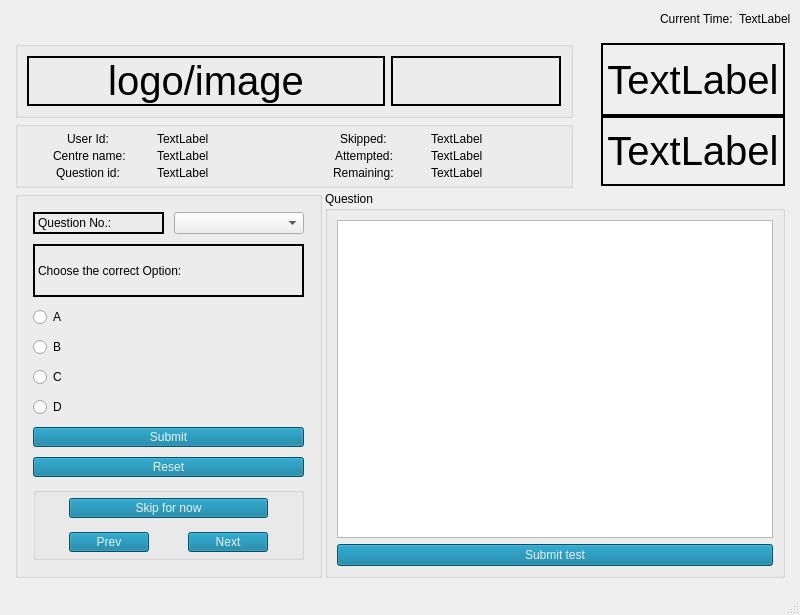
<?xml version="1.0" encoding="UTF-8"?>
<ui version="4.0">
 <class>test</class>
 <widget class="QMainWindow" name="test">
  <property name="geometry">
   <rect>
    <x>0</x>
    <y>0</y>
    <width>800</width>
    <height>615</height>
   </rect>
  </property>
  <property name="windowTitle">
   <string>MainWindow</string>
  </property>
  <widget class="QWidget" name="centralwidget">
   <layout class="QGridLayout" name="gridLayout_2">
    <item row="0" column="0">
     <layout class="QHBoxLayout" name="horizontalLayout_12">
      <item>
       <spacer name="horizontalSpacer">
        <property name="orientation">
         <enum>Qt::Horizontal</enum>
        </property>
        <property name="sizeHint" stdset="0">
         <size>
          <width>40</width>
          <height>20</height>
         </size>
        </property>
       </spacer>
      </item>
      <item>
       <widget class="QLabel" name="label_6">
        <property name="text">
         <string>Current Time:</string>
        </property>
       </widget>
      </item>
      <item>
       <widget class="QLabel" name="label_3">
        <property name="text">
         <string>TextLabel</string>
        </property>
       </widget>
      </item>
     </layout>
    </item>
    <item row="1" column="0">
     <widget class="QFrame" name="frame">
      <layout class="QVBoxLayout" name="verticalLayout">
       <property name="spacing">
        <number>3</number>
       </property>
       <property name="leftMargin">
        <number>6</number>
       </property>
       <property name="topMargin">
        <number>6</number>
       </property>
       <property name="rightMargin">
        <number>6</number>
       </property>
       <property name="bottomMargin">
        <number>6</number>
       </property>
       <item>
        <layout class="QVBoxLayout" name="verticalLayout_10">
         <item>
          <layout class="QHBoxLayout" name="horizontalLayout_4">
           <item>
            <layout class="QVBoxLayout" name="verticalLayout_9">
             <item>
              <widget class="QGroupBox" name="groupBox">
               <layout class="QHBoxLayout" name="horizontalLayout_5">
                <item>
                 <widget class="QLabel" name="label_time_3">
                  <property name="maximumSize">
                   <size>
                    <width>16777202</width>
                    <height>16777215</height>
                   </size>
                  </property>
                  <property name="styleSheet">
                   <string notr="true">font-size:  40px;</string>
                  </property>
                  <property name="frameShape">
                   <enum>QFrame::WinPanel</enum>
                  </property>
                  <property name="text">
                   <string>logo/image</string>
                  </property>
                  <property name="alignment">
                   <set>Qt::AlignCenter</set>
                  </property>
                 </widget>
                </item>
                <item>
                 <widget class="QLabel" name="label_time">
                  <property name="maximumSize">
                   <size>
                    <width>170</width>
                    <height>16777215</height>
                   </size>
                  </property>
                  <property name="styleSheet">
                   <string notr="true">font-size:  30px;</string>
                  </property>
                  <property name="frameShape">
                   <enum>QFrame::WinPanel</enum>
                  </property>
                  <property name="alignment">
                   <set>Qt::AlignCenter</set>
                  </property>
                 </widget>
                </item>
               </layout>
              </widget>
             </item>
             <item>
              <widget class="QGroupBox" name="groupBox_2">
               <property name="styleSheet">
                <string notr="true">border-color: white;</string>
               </property>
               <layout class="QGridLayout" name="gridLayout_5">
                <property name="sizeConstraint">
                 <enum>QLayout::SetMinimumSize</enum>
                </property>
                <property name="leftMargin">
                 <number>5</number>
                </property>
                <property name="topMargin">
                 <number>5</number>
                </property>
                <property name="rightMargin">
                 <number>5</number>
                </property>
                <property name="bottomMargin">
                 <number>5</number>
                </property>
                <property name="horizontalSpacing">
                 <number>6</number>
                </property>
                <property name="verticalSpacing">
                 <number>3</number>
                </property>
                <item row="1" column="0">
                 <layout class="QHBoxLayout" name="horizontalLayout_7">
                  <item alignment="Qt::AlignHCenter|Qt::AlignVCenter">
                   <widget class="QLabel" name="label_4">
                    <property name="frameShape">
                     <enum>QFrame::NoFrame</enum>
                    </property>
                    <property name="text">
                     <string>Centre name:</string>
                    </property>
                   </widget>
                  </item>
                  <item>
                   <widget class="QLabel" name="label_10">
                    <property name="text">
                     <string>TextLabel</string>
                    </property>
                   </widget>
                  </item>
                 </layout>
                </item>
                <item row="1" column="1">
                 <layout class="QHBoxLayout" name="horizontalLayout_10">
                  <item alignment="Qt::AlignHCenter|Qt::AlignVCenter">
                   <widget class="QLabel" name="label_5">
                    <property name="frameShape">
                     <enum>QFrame::NoFrame</enum>
                    </property>
                    <property name="text">
                     <string>Attempted:</string>
                    </property>
                   </widget>
                  </item>
                  <item>
                   <widget class="QLabel" name="label_14">
                    <property name="text">
                     <string>TextLabel</string>
                    </property>
                   </widget>
                  </item>
                 </layout>
                </item>
                <item row="2" column="1">
                 <layout class="QHBoxLayout" name="horizontalLayout_11">
                  <item alignment="Qt::AlignHCenter">
                   <widget class="QLabel" name="label_8">
                    <property name="frameShape">
                     <enum>QFrame::NoFrame</enum>
                    </property>
                    <property name="text">
                     <string>Remaining:</string>
                    </property>
                   </widget>
                  </item>
                  <item>
                   <widget class="QLabel" name="label_16">
                    <property name="text">
                     <string>TextLabel</string>
                    </property>
                   </widget>
                  </item>
                 </layout>
                </item>
                <item row="0" column="0">
                 <layout class="QHBoxLayout" name="horizontalLayout_6">
                  <item alignment="Qt::AlignHCenter|Qt::AlignVCenter">
                   <widget class="QLabel" name="label">
                    <property name="frameShape">
                     <enum>QFrame::NoFrame</enum>
                    </property>
                    <property name="text">
                     <string>User Id: </string>
                    </property>
                   </widget>
                  </item>
                  <item>
                   <widget class="QLabel" name="label_9">
                    <property name="text">
                     <string>TextLabel</string>
                    </property>
                   </widget>
                  </item>
                 </layout>
                </item>
                <item row="2" column="0">
                 <layout class="QHBoxLayout" name="horizontalLayout_8">
                  <item alignment="Qt::AlignHCenter|Qt::AlignVCenter">
                   <widget class="QLabel" name="label_7">
                    <property name="frameShape">
                     <enum>QFrame::NoFrame</enum>
                    </property>
                    <property name="text">
                     <string>Question id: </string>
                    </property>
                   </widget>
                  </item>
                  <item>
                   <widget class="QLabel" name="label_11">
                    <property name="text">
                     <string>TextLabel</string>
                    </property>
                   </widget>
                  </item>
                 </layout>
                </item>
                <item row="0" column="1">
                 <layout class="QHBoxLayout" name="horizontalLayout_9">
                  <item alignment="Qt::AlignHCenter|Qt::AlignVCenter">
                   <widget class="QLabel" name="label_2">
                    <property name="frameShape">
                     <enum>QFrame::NoFrame</enum>
                    </property>
                    <property name="text">
                     <string>Skipped:</string>
                    </property>
                   </widget>
                  </item>
                  <item>
                   <widget class="QLabel" name="label_13">
                    <property name="text">
                     <string>TextLabel</string>
                    </property>
                   </widget>
                  </item>
                 </layout>
                </item>
               </layout>
              </widget>
             </item>
            </layout>
           </item>
           <item>
            <layout class="QHBoxLayout" name="horizontalLayout">
             <item>
              <layout class="QVBoxLayout" name="verticalLayout_4">
               <property name="spacing">
                <number>0</number>
               </property>
               <property name="leftMargin">
                <number>25</number>
               </property>
               <property name="topMargin">
                <number>2</number>
               </property>
               <property name="rightMargin">
                <number>0</number>
               </property>
               <property name="bottomMargin">
                <number>2</number>
               </property>
               <item>
                <widget class="QLabel" name="label_image">
                 <property name="maximumSize">
                  <size>
                   <width>184</width>
                   <height>146</height>
                  </size>
                 </property>
                 <property name="baseSize">
                  <size>
                   <width>25</width>
                   <height>50</height>
                  </size>
                 </property>
                 <property name="styleSheet">
                  <string notr="true">font-size:  40px;</string>
                 </property>
                 <property name="frameShape">
                  <enum>QFrame::WinPanel</enum>
                 </property>
                 <property name="text">
                  <string>TextLabel</string>
                 </property>
                 <property name="scaledContents">
                  <bool>false</bool>
                 </property>
                 <property name="alignment">
                  <set>Qt::AlignCenter</set>
                 </property>
                </widget>
               </item>
               <item>
                <widget class="QLabel" name="label_sign">
                 <property name="maximumSize">
                  <size>
                   <width>184</width>
                   <height>70</height>
                  </size>
                 </property>
                 <property name="baseSize">
                  <size>
                   <width>25</width>
                   <height>50</height>
                  </size>
                 </property>
                 <property name="styleSheet">
                  <string notr="true">font-size:  40px;</string>
                 </property>
                 <property name="frameShape">
                  <enum>QFrame::WinPanel</enum>
                 </property>
                 <property name="text">
                  <string>TextLabel</string>
                 </property>
                 <property name="scaledContents">
                  <bool>false</bool>
                 </property>
                 <property name="alignment">
                  <set>Qt::AlignCenter</set>
                 </property>
                </widget>
               </item>
              </layout>
             </item>
            </layout>
           </item>
          </layout>
         </item>
        </layout>
       </item>
       <item>
        <layout class="QHBoxLayout" name="horizontalLayout_2">
         <item>
          <widget class="QGroupBox" name="groupBox_3">
           <layout class="QVBoxLayout" name="verticalLayout_3">
            <property name="spacing">
             <number>10</number>
            </property>
            <property name="sizeConstraint">
             <enum>QLayout::SetMaximumSize</enum>
            </property>
            <property name="leftMargin">
             <number>15</number>
            </property>
            <property name="topMargin">
             <number>15</number>
            </property>
            <property name="rightMargin">
             <number>15</number>
            </property>
            <property name="bottomMargin">
             <number>15</number>
            </property>
            <item>
             <layout class="QHBoxLayout" name="horizontalLayout_3">
              <item>
               <widget class="QLabel" name="label_12">
                <property name="maximumSize">
                 <size>
                  <width>500</width>
                  <height>39</height>
                 </size>
                </property>
                <property name="frameShape">
                 <enum>QFrame::WinPanel</enum>
                </property>
                <property name="text">
                 <string>Question No.: </string>
                </property>
               </widget>
              </item>
              <item>
               <widget class="QComboBox" name="comboBox"/>
              </item>
             </layout>
            </item>
            <item>
             <widget class="QLabel" name="label_15">
              <property name="styleSheet">
               <string notr="true">&lt;h1
&gt;</string>
              </property>
              <property name="frameShape">
               <enum>QFrame::WinPanel</enum>
              </property>
              <property name="text">
               <string>Choose the correct Option:</string>
              </property>
             </widget>
            </item>
            <item>
             <widget class="QRadioButton" name="radioButton">
              <property name="text">
               <string>A</string>
              </property>
             </widget>
            </item>
            <item>
             <widget class="QRadioButton" name="radioButton_2">
              <property name="text">
               <string>B</string>
              </property>
             </widget>
            </item>
            <item>
             <widget class="QRadioButton" name="radioButton_3">
              <property name="text">
               <string>C</string>
              </property>
             </widget>
            </item>
            <item>
             <widget class="QRadioButton" name="radioButton_4">
              <property name="text">
               <string>D</string>
              </property>
             </widget>
            </item>
            <item>
             <widget class="QPushButton" name="pushButton_5">
              <property name="maximumSize">
               <size>
                <width>552</width>
                <height>20</height>
               </size>
              </property>
              <property name="cursor">
               <cursorShape>PointingHandCursor</cursorShape>
              </property>
              <property name="styleSheet">
               <string notr="true">color: #e6f2ff;
background-color: #007399;
border-color: #034b33;</string>
              </property>
              <property name="text">
               <string>Submit</string>
              </property>
             </widget>
            </item>
            <item>
             <widget class="QPushButton" name="pushButton_6">
              <property name="maximumSize">
               <size>
                <width>544</width>
                <height>20</height>
               </size>
              </property>
              <property name="cursor">
               <cursorShape>PointingHandCursor</cursorShape>
              </property>
              <property name="styleSheet">
               <string notr="true">color: #e6f2ff;
background-color: #007399;
border-color: #034b33;</string>
              </property>
              <property name="text">
               <string>Reset</string>
              </property>
             </widget>
            </item>
            <item>
             <widget class="QGroupBox" name="groupBox_4">
              <layout class="QGridLayout" name="gridLayout_6">
               <property name="sizeConstraint">
                <enum>QLayout::SetMaximumSize</enum>
               </property>
               <property name="leftMargin">
                <number>33</number>
               </property>
               <property name="topMargin">
                <number>5</number>
               </property>
               <property name="rightMargin">
                <number>33</number>
               </property>
               <property name="bottomMargin">
                <number>5</number>
               </property>
               <property name="horizontalSpacing">
                <number>39</number>
               </property>
               <property name="verticalSpacing">
                <number>14</number>
               </property>
               <item row="1" column="1">
                <widget class="QPushButton" name="pushButton_2">
                 <property name="maximumSize">
                  <size>
                   <width>201</width>
                   <height>20</height>
                  </size>
                 </property>
                 <property name="cursor">
                  <cursorShape>PointingHandCursor</cursorShape>
                 </property>
                 <property name="styleSheet">
                  <string notr="true">color: #e6f2ff;
background-color: #007399;
border-color: #034b33;</string>
                 </property>
                 <property name="text">
                  <string>Next</string>
                 </property>
                </widget>
               </item>
               <item row="1" column="0">
                <widget class="QPushButton" name="pushButton_3">
                 <property name="maximumSize">
                  <size>
                   <width>201</width>
                   <height>20</height>
                  </size>
                 </property>
                 <property name="cursor">
                  <cursorShape>PointingHandCursor</cursorShape>
                 </property>
                 <property name="styleSheet">
                  <string notr="true">color: #e6f2ff;
background-color: #007399;
border-color: #034b33;</string>
                 </property>
                 <property name="text">
                  <string>Prev</string>
                 </property>
                </widget>
               </item>
               <item row="0" column="0" colspan="2">
                <widget class="QPushButton" name="pushButton_4">
                 <property name="maximumSize">
                  <size>
                   <width>201</width>
                   <height>20</height>
                  </size>
                 </property>
                 <property name="cursor">
                  <cursorShape>PointingHandCursor</cursorShape>
                 </property>
                 <property name="styleSheet">
                  <string notr="true">color: #e6f2ff;
background-color: #007399;
border-color: #034b33;</string>
                 </property>
                 <property name="text">
                  <string>Skip for now</string>
                 </property>
                </widget>
               </item>
              </layout>
             </widget>
            </item>
           </layout>
          </widget>
         </item>
         <item>
          <layout class="QVBoxLayout" name="verticalLayout_5">
           <item>
            <widget class="QGroupBox" name="groupBox_5">
             <property name="title">
              <string>Question</string>
             </property>
             <layout class="QGridLayout" name="gridLayout">
              <item row="0" column="0">
               <widget class="QPlainTextEdit" name="plainTextEdit">
                <property name="styleSheet">
                 <string notr="true">font-size:20px;</string>
                </property>
               </widget>
              </item>
              <item row="1" column="0">
               <widget class="QPushButton" name="pushButton_13">
                <property name="cursor">
                 <cursorShape>PointingHandCursor</cursorShape>
                </property>
                <property name="styleSheet">
                 <string notr="true">color: #e6f2ff;
background-color: #007399;
border-color: #034b33;</string>
                </property>
                <property name="text">
                 <string>Submit test</string>
                </property>
               </widget>
              </item>
             </layout>
            </widget>
           </item>
          </layout>
         </item>
        </layout>
       </item>
      </layout>
     </widget>
    </item>
   </layout>
  </widget>
  <widget class="QMenuBar" name="menubar">
   <property name="geometry">
    <rect>
     <x>0</x>
     <y>0</y>
     <width>800</width>
     <height>20</height>
    </rect>
   </property>
  </widget>
  <widget class="QStatusBar" name="statusbar"/>
 </widget>
 <resources/>
 <connections/>
</ui>
